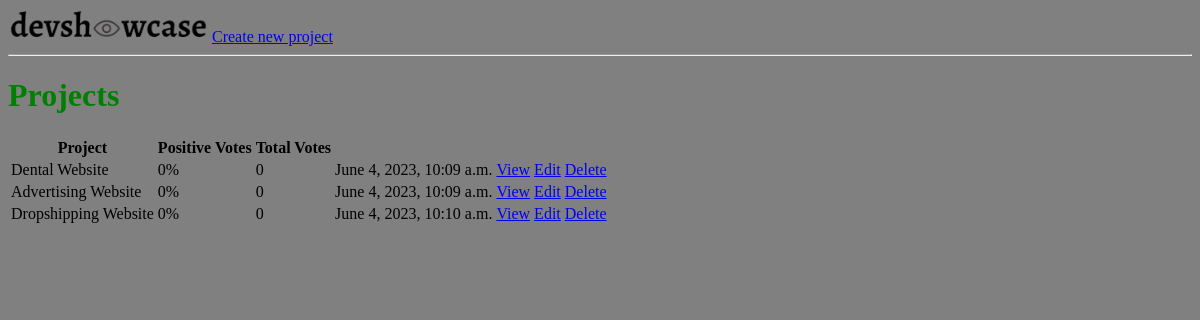
Page /projects/ on the earlier database version.
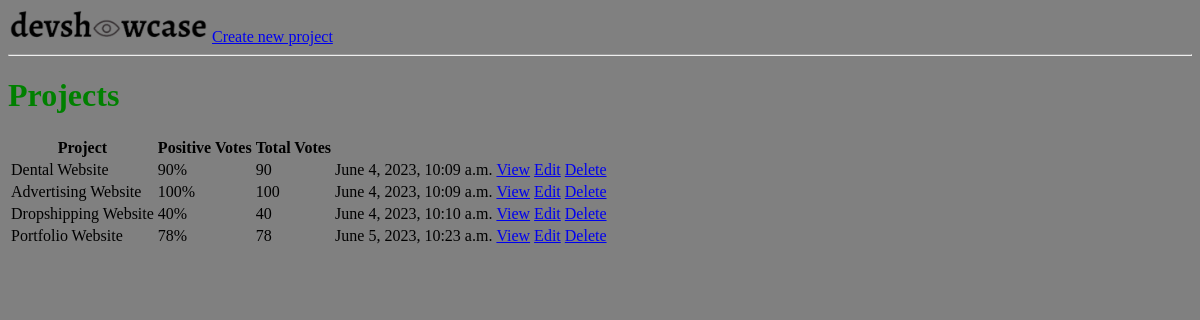
Same page on the later database version.
### application/models.py (models this page shows, shortened)
class Project (models.Model):
    title = models.CharField(max_length = 200)
    description = models.TextField(blank = True, null = True)
    project_image = models.ImageField(blank = True, null = True, default = "default.jpg")
    demo_link = models.CharField(max_length=2000, blank = True, null = True)
    source_link = models.CharField(max_length = 2000, blank = True, null = True)
    tags = models.ManyToManyField('Tag', blank = True)  # it lets user select content of Tag table.
    vote_total = models.IntegerField(default = 0, null = True, blank = True)
    vote_ratio = models.IntegerField(default = 0, null = True, blank = True)
    created = models.DateTimeField(auto_now_add=True)
    id = models.UUIDField(default=uuid.uuid4, primary_key=True, unique=True, editable=False)

### application/views.py (the view)
# urls.py: path("projects/", views.projects, name="projects"),
def projects(request):  # list view
    projects = models.Project.objects.all() # quering all the projects and storing in projects
    context = {'projects': projects}
    return render(request, 'application/projects.html', context)

### template/application/projects.html
{% extends 'application/main.html' %}
{% block content %}
<h1>Projects</h1>
<table>
    <tr>
        <th>Project</th>
        <th>Positive Votes</th>
        <th>Total Votes</th>
        <th></th>
        <th></th>
        <th></th>
        <th></th>
    </tr>
    {% for project in projects %}
    <tr>
        <td>{{project.title}}</td>
        <td>{{project.vote_ratio}}%</td>
        <td>{{project.vote_ratio}}</td>
        <td>{{project.created}}</td>
        <td><a href=" {% url 'project' project.pk %} ">View</a></td>
        <td><a href=" {% url 'update' project.pk %} ">Edit</a></td>
        <td><a href=" {% url 'delete' project.pk %} ">Delete</a></td>
    </tr>
    {% endfor %}
</table>
{% endblock content %}

Differences in the rows shown:
changed Project "Dental Website": vote_ratio "0" → "90"
changed Project "Advertising Website": vote_ratio "0" → "100"
changed Project "Dropshipping Website": vote_ratio "0" → "40"
added Project: title "Portfolio Website", vote_ratio "78", created "June 5, 2023, 10:23 a.m."
